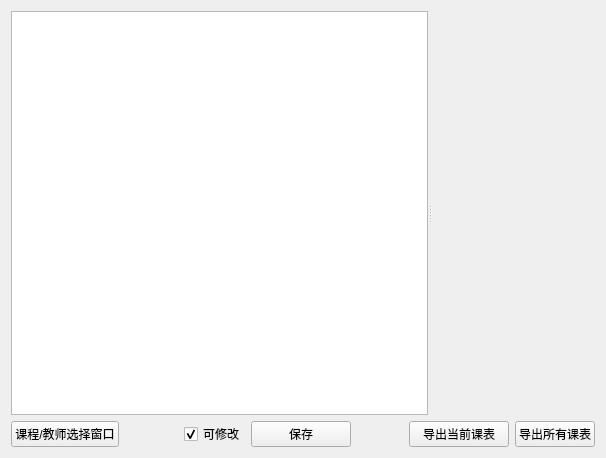
<?xml version="1.0" encoding="UTF-8"?>
<ui version="4.0">
 <class>ClazzTimeTableWidget</class>
 <widget class="QWidget" name="ClazzTimeTableWidget">
  <property name="geometry">
   <rect>
    <x>0</x>
    <y>0</y>
    <width>606</width>
    <height>458</height>
   </rect>
  </property>
  <property name="windowTitle">
   <string>Form</string>
  </property>
  <layout class="QGridLayout" name="gridLayout">
   <item row="0" column="0" colspan="8">
    <widget class="QSplitter" name="splitter">
     <property name="orientation">
      <enum>Qt::Horizontal</enum>
     </property>
     <widget class="QTableView" name="tableView">
      <property name="minimumSize">
       <size>
        <width>150</width>
        <height>0</height>
       </size>
      </property>
      <property name="maximumSize">
       <size>
        <width>16777215</width>
        <height>16777215</height>
       </size>
      </property>
      <property name="showGrid">
       <bool>false</bool>
      </property>
     </widget>
     <widget class="QWidget" name="timeTableWidget" native="true"/>
    </widget>
   </item>
   <item row="1" column="3">
    <widget class="QCheckBox" name="editableCheckBox">
     <property name="text">
      <string>可修改</string>
     </property>
     <property name="checked">
      <bool>true</bool>
     </property>
    </widget>
   </item>
   <item row="1" column="4">
    <widget class="QPushButton" name="saveButton">
     <property name="minimumSize">
      <size>
       <width>100</width>
       <height>0</height>
      </size>
     </property>
     <property name="text">
      <string>保存</string>
     </property>
     <property name="class" stdset="0">
      <string>button</string>
     </property>
    </widget>
   </item>
   <item row="1" column="2">
    <spacer name="horizontalSpacer_2">
     <property name="orientation">
      <enum>Qt::Horizontal</enum>
     </property>
     <property name="sizeHint" stdset="0">
      <size>
       <width>40</width>
       <height>20</height>
      </size>
     </property>
    </spacer>
   </item>
   <item row="1" column="7">
    <widget class="QPushButton" name="exportAllTimeTableOfAllClazzesButton">
     <property name="text">
      <string>导出所有课表</string>
     </property>
     <property name="class" stdset="0">
      <string>button</string>
     </property>
    </widget>
   </item>
   <item row="1" column="6">
    <widget class="QPushButton" name="exportTimeTableOfClazzButton">
     <property name="minimumSize">
      <size>
       <width>100</width>
       <height>0</height>
      </size>
     </property>
     <property name="text">
      <string>导出当前课表</string>
     </property>
     <property name="class" stdset="0">
      <string>button</string>
     </property>
    </widget>
   </item>
   <item row="1" column="0">
    <widget class="QPushButton" name="courseTeacherButton">
     <property name="text">
      <string>课程/教师选择窗口</string>
     </property>
     <property name="class" stdset="0">
      <string>button</string>
     </property>
    </widget>
   </item>
   <item row="1" column="5">
    <spacer name="horizontalSpacer">
     <property name="orientation">
      <enum>Qt::Horizontal</enum>
     </property>
     <property name="sizeHint" stdset="0">
      <size>
       <width>40</width>
       <height>20</height>
      </size>
     </property>
    </spacer>
   </item>
  </layout>
 </widget>
 <resources/>
 <connections/>
</ui>
